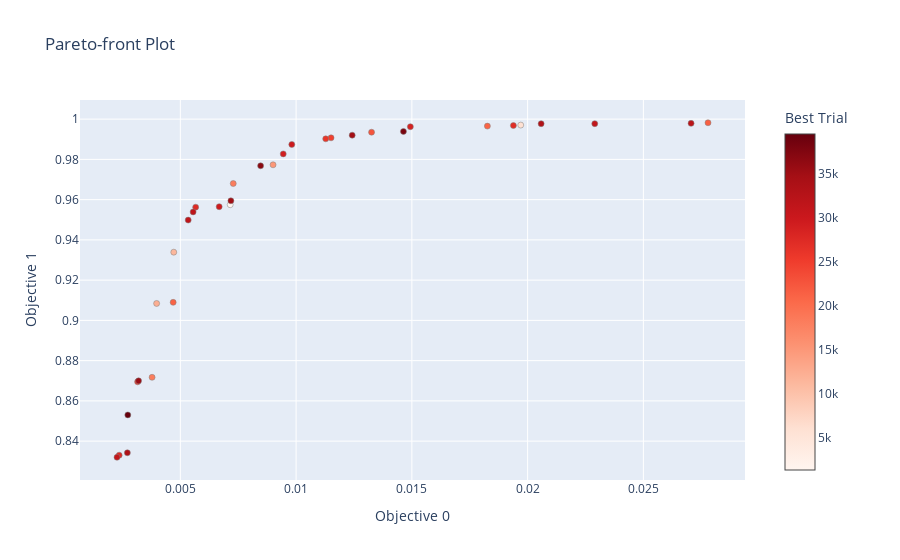

The notebook cell this image was saved under:
### Code cell
optuna.visualization.plot_pareto_front(study, include_dominated_trials=False)

### Figure 1 — Plotly figure (JSON) as saved in the notebook; plotly's stock layout.template omitted (floating-point values rounded to 4 significant figures)
{"data": [{"hovertemplate": "%{text}<extra>Trial</extra>", "marker": {"color": [], "colorbar": {"title": {"text": "Trial"}}, "colorscale": [[0, "rgb(247,251,255)"], [0.125, "rgb(222,235,247)"], [0.25, "rgb(198,219,239)"], [0.375, "rgb(158,202,225)"], [0.5, "rgb(107,174,214)"], [0.625, "rgb(66,146,198)"], [0.75, "rgb(33,113,181)"], [0.875, "rgb(8,81,156)"], [1, "rgb(8,48,107)"]], "line": {"color": "Grey", "width": 0.5}}, "mode": "markers", "showlegend": false, "text": [], "type": "scatter", "x": [], "y": []}, {"hovertemplate": "%{text}<extra>Best Trial</extra>", "marker": {"color": [1289, 5857, 11326, 12357, 14991, 18126, 18132, 20959, 21144, 21481, 22627, 24617, 25129, 26001, 27091, 27282, 27528, 28691, 29159, 29605, 29690, 30973, 31189, 31455, 31505, 32117, 33140, 33430, 34810, 35018, 35560, 36753, 38126, 39476], "colorbar": {"title": {"text": "Best Trial"}, "x": 1, "xpad": 40}, "colorscale": [[0, "rgb(255,245,240)"], [0.125, "rgb(254,224,210)"], [0.25, "rgb(252,187,161)"], [0.375, "rgb(252,146,114)"], [0.5, "rgb(251,106,74)"], [0.625, "rgb(239,59,44)"], [0.75, "rgb(203,24,29)"], [0.875, "rgb(165,15,21)"], [1, "rgb(103,0,13)"]], "line": {"color": "Grey", "width": 0.5}}, "mode": "markers", "showlegend": false, "text": ["{<br>  \"number\": 1289,<br>  \"values\": [<br>    0.0071540335193276405,<br>    0.9574680924415588<br>  ],<br>  \"params\": {<br>    \"img_size\": 160,<br>    \"k_nn\": 8,<br>    \"ofa_mbv3_d234_e346_k357_w1.2_stage_0\": false,<br>    \"ofa_mbv3_d234_e346_k357_w1.2_stage_1\": true,<br>    \"ofa_mbv3_d234_e346_k357_w1.2_stage_1_block\": 5,<br>    \"ofa_mbv3_d234_e346_k357_w1.2_stage_2\": false,<br>    \"ofa_mbv3_d234_e346_k357_w1.2_stage_3\": false,<br>    \"ofa_mbv3_d234_e346_k357_w1.2_stage_4\": false,<br>    \"patch_channels\": 144,<br>    \"patch_kernel_size\": 2,<br>    \"patch_stride\": 2,<br>    \"subnet_depth\": 2,<br>    \"subnet_expansion_ratio\": 6,<br>    \"subnet_kernel_size\": 7,<br>    \"supernet_name\": \"ofa_mbv3_d234_e346_k357_w1.2\"<br>  },<br>  \"user_attrs\": {<br>    \"target_average_precision\": 0.9948640465736389,<br>    \"target_latency\": 0.006612679921090603<br>  }<br>}", "{<br>  \"number\": 5857,<br>  \"values\": [<br>    0.01970369927585125,<br>    0.9970360994338989<br>  ],<br>  \"params\": {<br>    \"img_size\": 224,<br>    \"k_nn\": 2,<br>    \"ofa_mbv3_d234_e346_k357_w1.2_stage_0\": false,<br>    \"ofa_mbv3_d234_e346_k357_w1.2_stage_1\": false,<br>    \"ofa_mbv3_d234_e346_k357_w1.2_stage_2\": false,<br>    \"ofa_mbv3_d234_e346_k357_w1.2_stage_3\": true,<br>    \"ofa_mbv3_d234_e346_k357_w1.2_stage_3_block\": 14,<br>    \"ofa_mbv3_d234_e346_k357_w1.2_stage_4\": false,<br>    \"patch_channels\": 88,<br>    \"patch_kernel_size\": 2,<br>    \"patch_stride\": 1,<br>    \"subnet_depth\": 3,<br>    \"subnet_expansion_ratio\": 6,<br>    \"subnet_kernel_size\": 7,<br>    \"supernet_name\": \"ofa_mbv3_d234_e346_k357_w1.2\"<br>  },<br>  \"user_attrs\": {<br>    \"target_average_precision\": 0.9992928504943848,<br>    \"target_latency\": 0.024484753608703613<br>  }<br>}", "{<br>  \"number\": 11326,<br>  \"values\": [<br>    0.004716668277978897,<br>    0.9338885545730591<br>  ],<br>  \"params\": {<br>    \"img_size\": 128,<br>    \"k_nn\": 4,<br>    \"ofa_mbv3_d234_e346_k357_w1.2_stage_0\": true,<br>    \"ofa_mbv3_d234_e346_k357_w1.2_stage_0_block\": 2,<br>    \"ofa_mbv3_d234_e346_k357_w1.2_stage_1\": false,<br>    \"ofa_mbv3_d234_e346_k357_w1.2_stage_2\": false,<br>    \"ofa_mbv3_d234_e346_k357_w1.2_stage_3\": false,<br>    \"ofa_mbv3_d234_e346_k357_w1.2_stage_4\": false,<br>    \"patch_channels\": 88,<br>    \"patch_kernel_size\": 3,<br>    \"patch_stride\": 4,<br>    \"subnet_depth\": 3,<br>    \"subnet_expansion_ratio\": 6,<br>    \"subnet_kernel_size\": 7,<br>    \"supernet_name\": \"ofa_mbv3_d234_e346_k357_w1.2\"<br>  },<br>  \"user_attrs\": {<br>    \"target_average_precision\": 0.9568113088607788,<br>    \"target_latency\": 0.004349555820226669<br>  }<br>}", "{<br>  \"number\": 12357,<br>  \"values\": [<br>    0.003975359722971916,<br>    0.908419668674469<br>  ],<br>  \"params\": {<br>    \"img_size\": 160,<br>    \"k_nn\": 6,<br>    \"ofa_mbv3_d234_e346_k357_w1.2_stage_0\": true,<br>    \"ofa_mbv3_d234_e346_k357_w1.2_stage_0_block\": 2,<br>    \"ofa_mbv3_d234_e346_k357_w1.2_stage_1\": false,<br>    \"ofa_mbv3_d234_e346_k357_w1.2_stage_2\": false,<br>    \"ofa_mbv3_d234_e346_k357_w1.2_stage_3\": false,<br>    \"ofa_mbv3_d234_e346_k357_w1.2_stage_4\": false,<br>    \"patch_channels\": 328,<br>    \"patch_kernel_size\": 3,<br>    \"patch_stride\": 8,<br>    \"subnet_depth\": 2,<br>    \"subnet_expansion_ratio\": 6,<br>    \"subnet_kernel_size\": 7,<br>    \"supernet_name\": \"ofa_mbv3_d234_e346_k357_w1.2\"<br>  },<br>  \"user_attrs\": {<br>    \"target_average_precision\": 0.9251649379730225,<br>    \"target_latency\": 0.004112494643777609<br>  }<br>}", "{<br>  \"number\": 14991,<br>  \"values\": [<br>    0.009005086496472359,<br>    0.9773083925247192<br>  ],<br>  \"params\": {<br>    \"img_size\": 224,<br>    \"k_nn\": 1,<br>    \"ofa_mbv3_d234_e346_k357_w1.2_stage_0\": false,<br>    \"ofa_mbv3_d234_e346_k357_w1.2_stage_1\": true,<br>    \"ofa_mbv3_d234_e346_k357_w1.2_stage_1_block\": 5,<br>    \"ofa_mbv3_d234_e346_k357_w1.2_stage_2\": false,<br>    \"ofa_mbv3_d234_e346_k357_w1.2_stage_3\": false,<br>    \"ofa_mbv3_d234_e346_k357_w1.2_stage_4\": false,<br>    \"patch_channels\": 88,<br>    \"patch_kernel_size\": 2,<br>    \"patch_stride\": 2,<br>    \"subnet_depth\": 2,<br>    \"subnet_expansion_ratio\": 6,<br>    \"subnet_kernel_size\": 7,<br>    \"supernet_name\": \"ofa_mbv3_d234_e346_k357_w1.2\"<br>  },<br>  \"user_attrs\": {<br>    \"target_average_precision\": 0.9992928504943848,<br>    \"target_latency\": 0.00906267948448658<br>  }<br>}", "{<br>  \"number\": 18126,<br>  \"values\": [<br>    0.007285016588866711,<br>    0.967998206615448<br>  ],<br>  \"params\": {<br>    \"img_size\": 224,<br>    \"k_nn\": 4,<br>    \"ofa_mbv3_d234_e346_k357_w1.2_stage_0\": true,<br>    \"ofa_mbv3_d234_e346_k357_w1.2_stage_0_block\": 2,<br>    \"ofa_mbv3_d234_e346_k357_w1.2_stage_1\": false,<br>    \"ofa_mbv3_d234_e346_k357_w1.2_stage_2\": false,<br>    \"ofa_mbv3_d234_e346_k357_w1.2_stage_3\": false,<br>    \"ofa_mbv3_d234_e346_k357_w1.2_stage_4\": false,<br>    \"patch_channels\": 88,<br>    \"patch_kernel_size\": 3,<br>    \"patch_stride\": 4,<br>    \"subnet_depth\": 2,<br>    \"subnet_expansion_ratio\": 6,<br>    \"subnet_kernel_size\": 7,<br>    \"supernet_name\": \"ofa_mbv3_d234_e346_k357_w1.2\"<br>  },<br>  \"user_attrs\": {<br>    \"target_average_precision\": 0.973542332649231,<br>    \"target_latency\": 0.007925278507173061<br>  }<br>}", "{<br>  \"number\": 18132,<br>  \"values\": [<br>    0.0037797840777784586,<br>    0.8717199563980103<br>  ],<br>  \"params\": {<br>    \"img_size\": 128,<br>    \"k_nn\": 4,<br>    \"ofa_mbv3_d234_e346_k357_w1.2_stage_0\": true,<br>    \"ofa_mbv3_d234_e346_k357_w1.2_stage_0_block\": 2,<br>    \"ofa_mbv3_d234_e346_k357_w1.2_stage_1\": false,<br>    \"ofa_mbv3_d234_e346_k357_w1.2_stage_2\": false,<br>    \"ofa_mbv3_d234_e346_k357_w1.2_stage_3\": false,<br>    \"ofa_mbv3_d234_e346_k357_w1.2_stage_4\": false,<br>    \"patch_channels\": 944,<br>    \"patch_kernel_size\": 3,<br>    \"patch_stride\": 8,<br>    \"subnet_depth\": 2,<br>    \"subnet_expansion_ratio\": 6,<br>    \"subnet_kernel_size\": 7,<br>    \"supernet_name\": \"ofa_mbv3_d234_e346_k357_w1.2\"<br>  },<br>  \"user_attrs\": {<br>    \"target_average_precision\": 0.9412131905555725,<br>    \"target_latency\": 0.00387203530408442<br>  }<br>}", "{<br>  \"number\": 20959,<br>  \"values\": [<br>    0.018261976540088654,<br>    0.9965323209762573<br>  ],<br>  \"params\": {<br>    \"img_size\": 224,<br>    \"k_nn\": 1,<br>    \"ofa_mbv3_d234_e346_k357_w1.2_stage_0\": false,<br>    \"ofa_mbv3_d234_e346_k357_w1.2_stage_1\": false,<br>    \"ofa_mbv3_d234_e346_k357_w1.2_stage_2\": false,<br>    \"ofa_mbv3_d234_e346_k357_w1.2_stage_3\": true,<br>    \"ofa_mbv3_d234_e346_k357_w1.2_stage_3_block\": 13,<br>    \"ofa_mbv3_d234_e346_k357_w1.2_stage_4\": false,<br>    \"patch_channels\": 88,<br>    \"patch_kernel_size\": 2,<br>    \"patch_stride\": 1,<br>    \"subnet_depth\": 3,<br>    \"subnet_expansion_ratio\": 6,<br>    \"subnet_kernel_size\": 7,<br>    \"supernet_name\": \"ofa_mbv3_d234_e346_k357_w1.2\"<br>  },<br>  \"user_attrs\": {<br>    \"target_average_precision\": 0.9995814561843872,<br>    \"target_latency\": 0.020640967413783073<br>  }<br>}", "{<br>  \"number\": 21144,<br>  \"values\": [<br>    0.004690790083259344,<br>    0.9089704751968384<br>  ],<br>  \"params\": {<br>    \"img_size\": 160,<br>    \"k_nn\": 4,<br>    \"ofa_mbv3_d234_e346_k357_w1.2_stage_0\": true,<br>    \"ofa_mbv3_d234_e346_k357_w1.2_stage_0_block\": 1,<br>    \"ofa_mbv3_d234_e346_k357_w1.2_stage_1\": false,<br>    \"ofa_mbv3_d234_e346_k357_w1.2_stage_2\": false,<br>    \"ofa_mbv3_d234_e346_k357_w1.2_stage_3\": false,<br>    \"ofa_mbv3_d234_e346_k357_w1.2_stage_4\": false,<br>    \"patch_channels\": 312,<br>    \"patch_kernel_size\": 3,<br>    \"patch_stride\": 4,<br>    \"subnet_depth\": 2,<br>    \"subnet_expansion_ratio\": 6,<br>    \"subnet_kernel_size\": 7,<br>    \"supernet_name\": \"ofa_mbv3_d234_e346_k357_w1.2\"<br>  },<br>  \"user_attrs\": {<br>    \"target_average_precision\": 0.9913612604141235,<br>    \"target_latency\": 0.004878589417785406<br>  }<br>}", "{<br>  \"number\": 21481,<br>  \"values\": [<br>    0.027790617197752,<br>    0.9982008337974548<br>  ],<br>  \"params\": {<br>    \"img_size\": 192,<br>    \"k_nn\": 1,<br>    \"ofa_mbv3_d234_e346_k357_w1.2_stage_0\": false,<br>    \"ofa_mbv3_d234_e346_k357_w1.2_stage_1\": true,<br>    \"ofa_mbv3_d234_e346_k357_w1.2_stage_1_block\": 7,<br>    \"ofa_mbv3_d234_e346_k357_w1.2_stage_2\": false,<br>    \"ofa_mbv3_d234_e346_k357_w1.2_stage_3\": true,<br>    \"ofa_mbv3_d234_e346_k357_w1.2_stage_3_block\": 15,<br>    \"ofa_mbv3_d234_e346_k357_w1.2_stage_4\": false,<br>    \"patch_channels\": 88,<br>    \"patch_kernel_size\": 2,<br>    \"patch_stride\": 1,<br>    \"subnet_depth\": 3,<br>    \"subnet_expansion_ratio\": 6,<br>    \"subnet_kernel_size\": 7,<br>    \"supernet_name\": \"ofa_mbv3_d234_e346_k357_w1.2\"<br>  },<br>  \"user_attrs\": {<br>    \"target_average_precision\": 0.9993042945861816,<br>    \"target_latency\": 0.025616561993956566<br>  }<br>}", "{<br>  \"number\": 22627,<br>  \"values\": [<br>    0.01325948815792799,<br>    0.9935011267662048<br>  ],<br>  \"params\": {<br>    \"img_size\": 224,<br>    \"k_nn\": 1,<br>    \"ofa_mbv3_d234_e346_k357_w1.2_stage_0\": false,<br>    \"ofa_mbv3_d234_e346_k357_w1.2_stage_1\": false,<br>    \"ofa_mbv3_d234_e346_k357_w1.2_stage_2\": false,<br>    \"ofa_mbv3_d234_e346_k357_w1.2_stage_3\": true,<br>    \"ofa_mbv3_d234_e346_k357_w1.2_stage_3_block\": 13,<br>    \"ofa_mbv3_d234_e346_k357_w1.2_stage_4\": false,<br>    \"patch_channels\": 88,<br>    \"patch_kernel_size\": 2,<br>    \"patch_stride\": 1,<br>    \"subnet_depth\": 2,<br>    \"subnet_expansion_ratio\": 6,<br>    \"subnet_kernel_size\": 7,<br>    \"supernet_name\": \"ofa_mbv3_d234_e346_k357_w1.2\"<br>  },<br>  \"user_attrs\": {<br>    \"target_average_precision\": 0.9994380474090576,<br>    \"target_latency\": 0.014657562598586082<br>  }<br>}", "{<br>  \"number\": 24617,<br>  \"values\": [<br>    0.011509944684803486,<br>    0.9907061457633972<br>  ],<br>  \"params\": {<br>    \"img_size\": 192,<br>    \"k_nn\": 3,<br>    \"ofa_mbv3_d234_e346_k357_w1.0_stage_0\": false,<br>    \"ofa_mbv3_d234_e346_k357_w1.0_stage_1\": false,<br>    \"ofa_mbv3_d234_e346_k357_w1.0_stage_2\": true,<br>    \"ofa_mbv3_d234_e346_k357_w1.0_stage_2_block\": 10,<br>    \"ofa_mbv3_d234_e346_k357_w1.0_stage_3\": false,<br>    \"ofa_mbv3_d234_e346_k357_w1.0_stage_4\": false,<br>    \"patch_channels\": 88,<br>    \"patch_kernel_size\": 1,<br>    \"patch_stride\": 1,<br>    \"subnet_depth\": 2,<br>    \"subnet_expansion_ratio\": 6,<br>    \"subnet_kernel_size\": 7,<br>    \"supernet_name\": \"ofa_mbv3_d234_e346_k357_w1.0\"<br>  },<br>  \"user_attrs\": {<br>    \"target_average_precision\": 0.9923509359359741,<br>    \"target_latency\": 0.011616057716310024<br>  }<br>}", "{<br>  \"number\": 25129,<br>  \"values\": [<br>    0.0031544379889965057,<br>    0.8694602251052856<br>  ],<br>  \"params\": {<br>    \"img_size\": 128,<br>    \"k_nn\": 8,<br>    \"ofa_mbv3_d234_e346_k357_w1.2_stage_0\": true,<br>    \"ofa_mbv3_d234_e346_k357_w1.2_stage_0_block\": 2,<br>    \"ofa_mbv3_d234_e346_k357_w1.2_stage_1\": false,<br>    \"ofa_mbv3_d234_e346_k357_w1.2_stage_2\": false,<br>    \"ofa_mbv3_d234_e346_k357_w1.2_stage_3\": false,<br>    \"ofa_mbv3_d234_e346_k357_w1.2_stage_4\": false,<br>    \"patch_channels\": 88,<br>    \"patch_kernel_size\": 3,<br>    \"patch_stride\": 8,<br>    \"subnet_depth\": 2,<br>    \"subnet_expansion_ratio\": 6,<br>    \"subnet_kernel_size\": 7,<br>    \"supernet_name\": \"ofa_mbv3_d234_e346_k357_w1.2\"<br>  },<br>  \"user_attrs\": {<br>    \"target_average_precision\": 0.9329426288604736,<br>    \"target_latency\": 0.0033848725724965334<br>  }<br>}", "{<br>  \"number\": 26001,<br>  \"values\": [<br>    0.011279693804681301,<br>    0.9902101755142212<br>  ],<br>  \"params\": {<br>    \"img_size\": 192,<br>    \"k_nn\": 1,<br>    \"ofa_mbv3_d234_e346_k357_w1.2_stage_0\": false,<br>    \"ofa_mbv3_d234_e346_k357_w1.2_stage_1\": false,<br>    \"ofa_mbv3_d234_e346_k357_w1.2_stage_2\": true,<br>    \"ofa_mbv3_d234_e346_k357_w1.2_stage_2_block\": 10,<br>    \"ofa_mbv3_d234_e346_k357_w1.2_stage_3\": false,<br>    \"ofa_mbv3_d234_e346_k357_w1.2_stage_4\": false,<br>    \"patch_channels\": 88,<br>    \"patch_kernel_size\": 1,<br>    \"patch_stride\": 1,<br>    \"subnet_depth\": 2,<br>    \"subnet_expansion_ratio\": 6,<br>    \"subnet_kernel_size\": 7,<br>    \"supernet_name\": \"ofa_mbv3_d234_e346_k357_w1.2\"<br>  },<br>  \"user_attrs\": {<br>    \"target_average_precision\": 0.9986937046051025,<br>    \"target_latency\": 0.01184509601444006<br>  }<br>}", "{<br>  \"number\": 27091,<br>  \"values\": [<br>    0.019385531544685364,<br>    0.9968242645263672<br>  ],<br>  \"params\": {<br>    \"img_size\": 192,<br>    \"k_nn\": 1,<br>    \"ofa_mbv3_d234_e346_k357_w1.2_stage_0\": false,<br>    \"ofa_mbv3_d234_e346_k357_w1.2_stage_1\": true,<br>    \"ofa_mbv3_d234_e346_k357_w1.2_stage_1_block\": 6,<br>    \"ofa_mbv3_d234_e346_k357_w1.2_stage_2\": false,<br>    \"ofa_mbv3_d234_e346_k357_w1.2_stage_3\": false,<br>    \"ofa_mbv3_d234_e346_k357_w1.2_stage_4\": false,<br>    \"patch_channels\": 88,<br>    \"patch_kernel_size\": 2,<br>    \"patch_stride\": 1,<br>    \"subnet_depth\": 3,<br>    \"subnet_expansion_ratio\": 6,<br>    \"subnet_kernel_size\": 7,<br>    \"supernet_name\": \"ofa_mbv3_d234_e346_k357_w1.2\"<br>  },<br>  \"user_attrs\": {<br>    \"target_average_precision\": 0.9987601041793823,<br>    \"target_latency\": 0.014358248561620712<br>  }<br>}", "{<br>  \"number\": 27282,<br>  \"values\": [<br>    0.0023583800066262484,<br>    0.8330301642417908<br>  ],<br>  \"params\": {<br>    \"img_size\": 128,<br>    \"k_nn\": 8,<br>    \"ofa_mbv3_d234_e346_k357_w1.2_stage_0\": true,<br>    \"ofa_mbv3_d234_e346_k357_w1.2_stage_0_block\": 1,<br>    \"ofa_mbv3_d234_e346_k357_w1.2_stage_1\": false,<br>    \"ofa_mbv3_d234_e346_k357_w1.2_stage_2\": false,<br>    \"ofa_mbv3_d234_e346_k357_w1.2_stage_3\": false,<br>    \"ofa_mbv3_d234_e346_k357_w1.2_stage_4\": false,<br>    \"patch_channels\": 328,<br>    \"patch_kernel_size\": 3,<br>    \"patch_stride\": 8,<br>    \"subnet_depth\": 2,<br>    \"subnet_expansion_ratio\": 6,<br>    \"subnet_kernel_size\": 7,<br>    \"supernet_name\": \"ofa_mbv3_d234_e346_k357_w1.2\"<br>  },<br>  \"user_attrs\": {<br>    \"target_average_precision\": 0.9553732872009277,<br>    \"target_latency\": 0.002336749341338873<br>  }<br>}", "{<br>  \"number\": 27528,<br>  \"values\": [<br>    0.005663056392222643,<br>    0.9562653303146362<br>  ],<br>  \"params\": {<br>    \"img_size\": 160,<br>    \"k_nn\": 4,<br>    \"ofa_mbv3_d234_e346_k357_w1.2_stage_0\": true,<br>    \"ofa_mbv3_d234_e346_k357_w1.2_stage_0_block\": 2,<br>    \"ofa_mbv3_d234_e346_k357_w1.2_stage_1\": false,<br>    \"ofa_mbv3_d234_e346_k357_w1.2_stage_2\": false,<br>    \"ofa_mbv3_d234_e346_k357_w1.2_stage_3\": false,<br>    \"ofa_mbv3_d234_e346_k357_w1.2_stage_4\": false,<br>    \"patch_channels\": 88,<br>    \"patch_kernel_size\": 3,<br>    \"patch_stride\": 4,<br>    \"subnet_depth\": 2,<br>    \"subnet_expansion_ratio\": 6,<br>    \"subnet_kernel_size\": 7,<br>    \"supernet_name\": \"ofa_mbv3_d234_e346_k357_w1.2\"<br>  },<br>  \"user_attrs\": {<br>    \"target_average_precision\": 0.9725562334060669,<br>    \"target_latency\": 0.00497772078961134<br>  }<br>}", "{<br>  \"number\": 28691,<br>  \"values\": [<br>    0.014934675768017769,<br>    0.9962468147277832<br>  ],<br>  \"params\": {<br>    \"img_size\": 224,<br>    \"k_nn\": 1,<br>    \"ofa_mbv3_d234_e346_k357_w1.2_stage_0\": false,<br>    \"ofa_mbv3_d234_e346_k357_w1.2_stage_1\": false,<br>    \"ofa_mbv3_d234_e346_k357_w1.2_stage_2\": false,<br>    \"ofa_mbv3_d234_e346_k357_w1.2_stage_3\": true,<br>    \"ofa_mbv3_d234_e346_k357_w1.2_stage_3_block\": 14,<br>    \"ofa_mbv3_d234_e346_k357_w1.2_stage_4\": false,<br>    \"patch_channels\": 88,<br>    \"patch_kernel_size\": 2,<br>    \"patch_stride\": 1,<br>    \"subnet_depth\": 2,<br>    \"subnet_expansion_ratio\": 6,<br>    \"subnet_kernel_size\": 7,<br>    \"supernet_name\": \"ofa_mbv3_d234_e346_k357_w1.2\"<br>  },<br>  \"user_attrs\": {<br>    \"target_average_precision\": 0.998346209526062,<br>    \"target_latency\": 0.01713852398097515<br>  }<br>}", "{<br>  \"number\": 29159,<br>  \"values\": [<br>    0.009444402530789375,<br>    0.982729434967041<br>  ],<br>  \"params\": {<br>    \"img_size\": 160,<br>    \"k_nn\": 1,<br>    \"ofa_mbv3_d234_e346_k357_w1.0_stage_0\": false,<br>    \"ofa_mbv3_d234_e346_k357_w1.0_stage_1\": false,<br>    \"ofa_mbv3_d234_e346_k357_w1.0_stage_2\": true,<br>    \"ofa_mbv3_d234_e346_k357_w1.0_stage_2_block\": 9,<br>    \"ofa_mbv3_d234_e346_k357_w1.0_stage_3\": false,<br>    \"ofa_mbv3_d234_e346_k357_w1.0_stage_4\": false,<br>    \"patch_channels\": 88,<br>    \"patch_kernel_size\": 1,<br>    \"patch_stride\": 1,<br>    \"subnet_depth\": 2,<br>    \"subnet_expansion_ratio\": 6,<br>    \"subnet_kernel_size\": 7,<br>    \"supernet_name\": \"ofa_mbv3_d234_e346_k357_w1.0\"<br>  },<br>  \"user_attrs\": {<br>    \"target_average_precision\": 0.9941433668136597,<br>    \"target_latency\": 0.00897924229502678<br>  }<br>}", "{<br>  \"number\": 29605,<br>  \"values\": [<br>    0.006678029429167509,<br>    0.956490695476532<br>  ],<br>  \"params\": {<br>    \"img_size\": 160,<br>    \"k_nn\": 4,<br>    \"ofa_mbv3_d234_e346_k357_w1.2_stage_0\": true,<br>    \"ofa_mbv3_d234_e346_k357_w1.2_stage_0_block\": 2,<br>    \"ofa_mbv3_d234_e346_k357_w1.2_stage_1\": false,<br>    \"ofa_mbv3_d234_e346_k357_w1.2_stage_2\": false,<br>    \"ofa_mbv3_d234_e346_k357_w1.2_stage_3\": false,<br>    \"ofa_mbv3_d234_e346_k357_w1.2_stage_4\": false,<br>    \"patch_channels\": 208,<br>    \"patch_kernel_size\": 3,<br>    \"patch_stride\": 4,<br>    \"subnet_depth\": 2,<br>    \"subnet_expansion_ratio\": 6,<br>    \"subnet_kernel_size\": 7,<br>    \"supernet_name\": \"ofa_mbv3_d234_e346_k357_w1.2\"<br>  },<br>  \"user_attrs\": {<br>    \"target_average_precision\": 0.9713385105133057,<br>    \"target_latency\": 0.0061810994520783424<br>  }<br>}", "{<br>  \"number\": 29690,<br>  \"values\": [<br>    0.009814129211008549,<br>    0.9874085783958435<br>  ],<br>  \"params\": {<br>    \"img_size\": 192,<br>    \"k_nn\": 1,<br>    \"ofa_mbv3_d234_e346_k357_w1.0_stage_0\": false,<br>    \"ofa_mbv3_d234_e346_k357_w1.0_stage_1\": false,<br>    \"ofa_mbv3_d234_e346_k357_w1.0_stage_2\": true,<br>    \"ofa_mbv3_d234_e346_k357_w1.0_stage_2_block\": 9,<br>    \"ofa_mbv3_d234_e346_k357_w1.0_stage_3\": false,<br>    \"ofa_mbv3_d234_e346_k357_w1.0_stage_4\": false,<br>    \"patch_channels\": 88,<br>    \"patch_kernel_size\": 1,<br>    \"patch_stride\": 1,<br>    \"subnet_depth\": 2,<br>    \"subnet_expansion_ratio\": 6,<br>    \"subnet_kernel_size\": 7,<br>    \"supernet_name\": \"ofa_mbv3_d234_e346_k357_w1.0\"<br>  },<br>  \"user_attrs\": {<br>    \"target_average_precision\": 0.99798184633255,<br>    \"target_latency\": 0.009622682817280293<br>  }<br>}", "{<br>  \"number\": 30973,<br>  \"values\": [<br>    0.002264684299007058,<br>    0.8319950103759766<br>  ],<br>  \"params\": {<br>    \"img_size\": 128,<br>    \"k_nn\": 4,<br>    \"ofa_mbv3_d234_e346_k357_w1.2_stage_0\": true,<br>    \"ofa_mbv3_d234_e346_k357_w1.2_stage_0_block\": 1,<br>    \"ofa_mbv3_d234_e346_k357_w1.2_stage_1\": false,<br>    \"ofa_mbv3_d234_e346_k357_w1.2_stage_2\": false,<br>    \"ofa_mbv3_d234_e346_k357_w1.2_stage_3\": false,<br>    \"ofa_mbv3_d234_e346_k357_w1.2_stage_4\": false,<br>    \"patch_channels\": 608,<br>    \"patch_kernel_size\": 3,<br>    \"patch_stride\": 8,<br>    \"subnet_depth\": 2,<br>    \"subnet_expansion_ratio\": 3,<br>    \"subnet_kernel_size\": 7,<br>    \"supernet_name\": \"ofa_mbv3_d234_e346_k357_w1.2\"<br>  },<br>  \"user_attrs\": {<br>    \"target_average_precision\": 0.9477919340133667,<br>    \"target_latency\": 0.0021970784291625023<br>  }<br>}", "{<br>  \"number\": 31189,<br>  \"values\": [<br>    0.022900303825736046,<br>    0.9977484345436096<br>  ],<br>  \"params\": {<br>    \"img_size\": 256,<br>    \"k_nn\": 1,<br>    \"ofa_mbv3_d234_e346_k357_w1.2_stage_0\": false,<br>    \"ofa_mbv3_d234_e346_k357_w1.2_stage_1\": false,<br>    \"ofa_mbv3_d234_e346_k357_w1.2_stage_2\": false,<br>    \"ofa_mbv3_d234_e346_k357_w1.2_stage_3\": true,<br>    \"ofa_mbv3_d234_e346_k357_w1.2_stage_3_block\": 14,<br>    \"ofa_mbv3_d234_e346_k357_w1.2_stage_4\": false,<br>    \"patch_channels\": 88,<br>    \"patch_kernel_size\": 2,<br>    \"patch_stride\": 1,<br>    \"subnet_depth\": 3,<br>    \"subnet_expansion_ratio\": 6,<br>    \"subnet_kernel_size\": 7,<br>    \"supernet_name\": \"ofa_mbv3_d234_e346_k357_w1.2\"<br>  },<br>  \"user_attrs\": {<br>    \"target_average_precision\": 0.9998599290847778,<br>    \"target_latency\": 0.024132246151566505<br>  }<br>}", "{<br>  \"number\": 31455,<br>  \"values\": [<br>    0.005339298862963915,<br>    0.949834406375885<br>  ],<br>  \"params\": {<br>    \"img_size\": 160,<br>    \"k_nn\": 4,<br>    \"ofa_mbv3_d234_e346_k357_w1.2_stage_0\": true,<br>    \"ofa_mbv3_d234_e346_k357_w1.2_stage_0_block\": 2,<br>    \"ofa_mbv3_d234_e346_k357_w1.2_stage_1\": false,<br>    \"ofa_mbv3_d234_e346_k357_w1.2_stage_2\": false,<br>    \"ofa_mbv3_d234_e346_k357_w1.2_stage_3\": false,<br>    \"ofa_mbv3_d234_e346_k357_w1.2_stage_4\": false,<br>    \"patch_channels\": 88,<br>    \"patch_kernel_size\": 3,<br>    \"patch_stride\": 4,<br>    \"subnet_depth\": 2,<br>    \"subnet_expansion_ratio\": 4,<br>    \"subnet_kernel_size\": 7,<br>    \"supernet_name\": \"ofa_mbv3_d234_e346_k357_w1.2\"<br>  },<br>  \"user_attrs\": {<br>    \"target_average_precision\": 0.9715868234634399,<br>    \"target_latency\": 0.00458125863224268<br>  }<br>}", "{<br>  \"number\": 31505,<br>  \"values\": [<br>    0.005551854148507118,<br>    0.953900158405304<br>  ],<br>  \"params\": {<br>    \"img_size\": 160,<br>    \"k_nn\": 8,<br>    \"ofa_mbv3_d234_e346_k357_w1.2_stage_0\": true,<br>    \"ofa_mbv3_d234_e346_k357_w1.2_stage_0_block\": 2,<br>    \"ofa_mbv3_d234_e346_k357_w1.2_stage_1\": false,<br>    \"ofa_mbv3_d234_e346_k357_w1.2_stage_2\": false,<br>    \"ofa_mbv3_d234_e346_k357_w1.2_stage_3\": false,<br>    \"ofa_mbv3_d234_e346_k357_w1.2_stage_4\": false,<br>    \"patch_channels\": 88,<br>    \"patch_kernel_size\": 3,<br>    \"patch_stride\": 4,<br>    \"subnet_depth\": 2,<br>    \"subnet_expansion_ratio\": 6,<br>    \"subnet_kernel_size\": 7,<br>    \"supernet_name\": \"ofa_mbv3_d234_e346_k357_w1.2\"<br>  },<br>  \"user_attrs\": {<br>    \"target_average_precision\": 0.9617281556129456,<br>    \"target_latency\": 0.0059012616984546185<br>  }<br>}", "{<br>  \"number\": 32117,<br>  \"values\": [<br>    0.027060354128479958,<br>    0.9978927969932556<br>  ],<br>  \"params\": {<br>    \"img_size\": 192,<br>    \"k_nn\": 1,<br>    \"ofa_mbv3_d234_e346_k357_w1.2_stage_0\": false,<br>    \"ofa_mbv3_d234_e346_k357_w1.2_stage_1\": true,<br>    \"ofa_mbv3_d234_e346_k357_w1.2_stage_1_block\": 7,<br>    \"ofa_mbv3_d234_e346_k357_w1.2_stage_2\": false,<br>    \"ofa_mbv3_d234_e346_k357_w1.2_stage_3\": true,<br>    \"ofa_mbv3_d234_e346_k357_w1.2_stage_3_block\": 13,<br>    \"ofa_mbv3_d234_e346_k357_w1.2_stage_4\": false,<br>    \"patch_channels\": 88,<br>    \"patch_kernel_size\": 2,<br>    \"patch_stride\": 1,<br>    \"subnet_depth\": 3,<br>    \"subnet_expansion_ratio\": 6,<br>    \"subnet_kernel_size\": 7,<br>    \"supernet_name\": \"ofa_mbv3_d234_e346_k357_w1.2\"<br>  },<br>  \"user_attrs\": {<br>    \"target_average_precision\": 0.9986050128936768,<br>    \"target_latency\": 0.02260211668908596<br>  }<br>}", "{<br>  \"number\": 33140,<br>  \"values\": [<br>    0.020583277568221092,<br>    0.9977236986160278<br>  ],<br>  \"params\": {<br>    \"img_size\": 256,<br>    \"k_nn\": 1,<br>    \"ofa_mbv3_d234_e346_k357_w1.2_stage_0\": false,<br>    \"ofa_mbv3_d234_e346_k357_w1.2_stage_1\": false,<br>    \"ofa_mbv3_d234_e346_k357_w1.2_stage_2\": false,<br>    \"ofa_mbv3_d234_e346_k357_w1.2_stage_3\": true,<br>    \"ofa_mbv3_d234_e346_k357_w1.2_stage_3_block\": 13,<br>    \"ofa_mbv3_d234_e346_k357_w1.2_stage_4\": false,<br>    \"patch_channels\": 88,<br>    \"patch_kernel_size\": 2,<br>    \"patch_stride\": 1,<br>    \"subnet_depth\": 3,<br>    \"subnet_expansion_ratio\": 6,<br>    \"subnet_kernel_size\": 7,<br>    \"supernet_name\": \"ofa_mbv3_d234_e346_k357_w1.2\"<br>  },<br>  \"user_attrs\": {<br>    \"target_average_precision\": 1.0000001192092896,<br>    \"target_latency\": 0.023719422519207<br>  }<br>}", "{<br>  \"number\": 33430,<br>  \"values\": [<br>    0.002712702378630638,<br>    0.8342005014419556<br>  ],<br>  \"params\": {<br>    \"img_size\": 128,<br>    \"k_nn\": 4,<br>    \"ofa_mbv3_d234_e346_k357_w1.2_stage_0\": true,<br>    \"ofa_mbv3_d234_e346_k357_w1.2_stage_0_block\": 1,<br>    \"ofa_mbv3_d234_e346_k357_w1.2_stage_1\": false,<br>    \"ofa_mbv3_d234_e346_k357_w1.2_stage_2\": false,<br>    \"ofa_mbv3_d234_e346_k357_w1.2_stage_3\": false,<br>    \"ofa_mbv3_d234_e346_k357_w1.2_stage_4\": false,<br>    \"patch_channels\": 88,<br>    \"patch_kernel_size\": 3,<br>    \"patch_stride\": 8,<br>    \"subnet_depth\": 2,<br>    \"subnet_expansion_ratio\": 6,<br>    \"subnet_kernel_size\": 7,<br>    \"supernet_name\": \"ofa_mbv3_d234_e346_k357_w1.2\"<br>  },<br>  \"user_attrs\": {<br>    \"target_average_precision\": 0.9518328905105591,<br>    \"target_latency\": 0.0027676206082105637<br>  }<br>}", "{<br>  \"number\": 34810,<br>  \"values\": [<br>    0.01242297887802124,<br>    0.9920291304588318<br>  ],<br>  \"params\": {<br>    \"img_size\": 192,<br>    \"k_nn\": 1,<br>    \"ofa_mbv3_d234_e346_k357_w1.0_stage_0\": false,<br>    \"ofa_mbv3_d234_e346_k357_w1.0_stage_1\": false,<br>    \"ofa_mbv3_d234_e346_k357_w1.0_stage_2\": false,<br>    \"ofa_mbv3_d234_e346_k357_w1.0_stage_3\": true,<br>    \"ofa_mbv3_d234_e346_k357_w1.0_stage_3_block\": 13,<br>    \"ofa_mbv3_d234_e346_k357_w1.0_stage_4\": false,<br>    \"patch_channels\": 88,<br>    \"patch_kernel_size\": 1,<br>    \"patch_stride\": 1,<br>    \"subnet_depth\": 2,<br>    \"subnet_expansion_ratio\": 6,<br>    \"subnet_kernel_size\": 7,<br>    \"supernet_name\": \"ofa_mbv3_d234_e346_k357_w1.0\"<br>  },<br>  \"user_attrs\": {<br>    \"target_average_precision\": 0.9921151399612427,<br>    \"target_latency\": 0.013867807574570179<br>  }<br>}", "{<br>  \"number\": 35018,<br>  \"values\": [<br>    0.007184193003922701,<br>    0.9594181776046753<br>  ],<br>  \"params\": {<br>    \"img_size\": 160,<br>    \"k_nn\": 1,<br>    \"ofa_mbv3_d234_e346_k357_w1.2_stage_0\": false,<br>    \"ofa_mbv3_d234_e346_k357_w1.2_stage_1\": true,<br>    \"ofa_mbv3_d234_e346_k357_w1.2_stage_1_block\": 5,<br>    \"ofa_mbv3_d234_e346_k357_w1.2_stage_2\": false,<br>    \"ofa_mbv3_d234_e346_k357_w1.2_stage_3\": false,<br>    \"ofa_mbv3_d234_e346_k357_w1.2_stage_4\": false,<br>    \"patch_channels\": 88,<br>    \"patch_kernel_size\": 2,<br>    \"patch_stride\": 2,<br>    \"subnet_depth\": 2,<br>    \"subnet_expansion_ratio\": 6,<br>    \"subnet_kernel_size\": 7,<br>    \"supernet_name\": \"ofa_mbv3_d234_e346_k357_w1.2\"<br>  },<br>  \"user_attrs\": {<br>    \"target_average_precision\": 0.9938725233078003,<br>    \"target_latency\": 0.006711513269692659<br>  }<br>}", "{<br>  \"number\": 35560,<br>  \"values\": [<br>    0.0031961749773472548,<br>    0.8699584007263184<br>  ],<br>  \"params\": {<br>    \"img_size\": 128,<br>    \"k_nn\": 4,<br>    \"ofa_mbv3_d234_e346_k357_w1.2_stage_0\": true,<br>    \"ofa_mbv3_d234_e346_k357_w1.2_stage_0_block\": 2,<br>    \"ofa_mbv3_d234_e346_k357_w1.2_stage_1\": false,<br>    \"ofa_mbv3_d234_e346_k357_w1.2_stage_2\": false,<br>    \"ofa_mbv3_d234_e346_k357_w1.2_stage_3\": false,<br>    \"ofa_mbv3_d234_e346_k357_w1.2_stage_4\": false,<br>    \"patch_channels\": 88,<br>    \"patch_kernel_size\": 3,<br>    \"patch_stride\": 8,<br>    \"subnet_depth\": 3,<br>    \"subnet_expansion_ratio\": 3,<br>    \"subnet_kernel_size\": 7,<br>    \"supernet_name\": \"ofa_mbv3_d234_e346_k357_w1.2\"<br>  },<br>  \"user_attrs\": {<br>    \"target_average_precision\": 0.9081527590751648,<br>    \"target_latency\": 0.0031351596117019653<br>  }<br>}", "{<br>  \"number\": 36753,<br>  \"values\": [<br>    0.008467276580631733,<br>    0.9768032431602478<br>  ],<br>  \"params\": {<br>    \"img_size\": 160,<br>    \"k_nn\": 2,<br>    \"ofa_mbv3_d234_e346_k357_w1.2_stage_0\": false,<br>    \"ofa_mbv3_d234_e346_k357_w1.2_stage_1\": true,<br>    \"ofa_mbv3_d234_e346_k357_w1.2_stage_1_block\": 6,<br>    \"ofa_mbv3_d234_e346_k357_w1.2_stage_2\": false,<br>    \"ofa_mbv3_d234_e346_k357_w1.2_stage_3\": false,<br>    \"ofa_mbv3_d234_e346_k357_w1.2_stage_4\": false,<br>    \"patch_channels\": 88,<br>    \"patch_kernel_size\": 2,<br>    \"patch_stride\": 2,<br>    \"subnet_depth\": 2,<br>    \"subnet_expansion_ratio\": 6,<br>    \"subnet_kernel_size\": 7,<br>    \"supernet_name\": \"ofa_mbv3_d234_e346_k357_w1.2\"<br>  },<br>  \"user_attrs\": {<br>    \"target_average_precision\": 0.9934743642807007,<br>    \"target_latency\": 0.008354820311069489<br>  }<br>}", "{<br>  \"number\": 38126,<br>  \"values\": [<br>    0.014636448584496975,<br>    0.9938874244689941<br>  ],<br>  \"params\": {<br>    \"img_size\": 192,<br>    \"k_nn\": 1,<br>    \"ofa_mbv3_d234_e346_k357_w1.2_stage_0\": false,<br>    \"ofa_mbv3_d234_e346_k357_w1.2_stage_1\": false,<br>    \"ofa_mbv3_d234_e346_k357_w1.2_stage_2\": false,<br>    \"ofa_mbv3_d234_e346_k357_w1.2_stage_3\": true,<br>    \"ofa_mbv3_d234_e346_k357_w1.2_stage_3_block\": 14,<br>    \"ofa_mbv3_d234_e346_k357_w1.2_stage_4\": false,<br>    \"patch_channels\": 88,<br>    \"patch_kernel_size\": 2,<br>    \"patch_stride\": 1,<br>    \"subnet_depth\": 2,<br>    \"subnet_expansion_ratio\": 6,<br>    \"subnet_kernel_size\": 7,<br>    \"supernet_name\": \"ofa_mbv3_d234_e346_k357_w1.2\"<br>  },<br>  \"user_attrs\": {<br>    \"target_average_precision\": 0.9991737604141235,<br>    \"target_latency\": 0.014528096653521061<br>  }<br>}", "{<br>  \"number\": 39476,<br>  \"values\": [<br>    0.0027321225497871637,<br>    0.8530259132385254<br>  ],<br>  \"params\": {<br>    \"img_size\": 160,<br>    \"k_nn\": 4,<br>    \"ofa_mbv3_d234_e346_k357_w1.2_stage_0\": true,<br>    \"ofa_mbv3_d234_e346_k357_w1.2_stage_0_block\": 1,<br>    \"ofa_mbv3_d234_e346_k357_w1.2_stage_1\": false,<br>    \"ofa_mbv3_d234_e346_k357_w1.2_stage_2\": false,<br>    \"ofa_mbv3_d234_e346_k357_w1.2_stage_3\": false,<br>    \"ofa_mbv3_d234_e346_k357_w1.2_stage_4\": false,<br>    \"patch_channels\": 328,<br>    \"patch_kernel_size\": 3,<br>    \"patch_stride\": 8,<br>    \"subnet_depth\": 2,<br>    \"subnet_expansion_ratio\": 6,<br>    \"subnet_kernel_size\": 7,<br>    \"supernet_name\": \"ofa_mbv3_d234_e346_k357_w1.2\"<br>  },<br>  \"user_attrs\": {<br>    \"target_average_precision\": 0.9599147439002991,<br>    \"target_latency\": 0.0028746225871145725<br>  }<br>}"], "type": "scatter", "x": [0.007154, 0.0197, 0.004717, 0.003975, 0.009005, 0.007285, 0.00378, 0.01826, 0.004691, 0.02779, 0.01326, 0.01151, 0.003154, 0.01128, 0.01939, 0.002358, 0.005663, 0.01493, 0.009444, 0.006678, 0.009814, 0.002265, 0.0229, 0.005339, 0.005552, 0.02706, 0.02058, 0.002713, 0.01242, 0.007184, 0.003196, 0.008467, 0.01464, 0.002732], "y": [0.9575, 0.997, 0.9339, 0.9084, 0.9773, 0.968, 0.8717, 0.9965, 0.909, 0.9982, 0.9935, 0.9907, 0.8695, 0.9902, 0.9968, 0.833, 0.9563, 0.9962, 0.9827, 0.9565, 0.9874, 0.832, 0.9977, 0.9498, 0.9539, 0.9979, 0.9977, 0.8342, 0.992, 0.9594, 0.87, 0.9768, 0.9939, 0.853]}], "layout": {"title": {"text": "Pareto-front Plot"}, "xaxis": {"title": {"text": "Objective 0"}}, "yaxis": {"title": {"text": "Objective 1"}}}}
